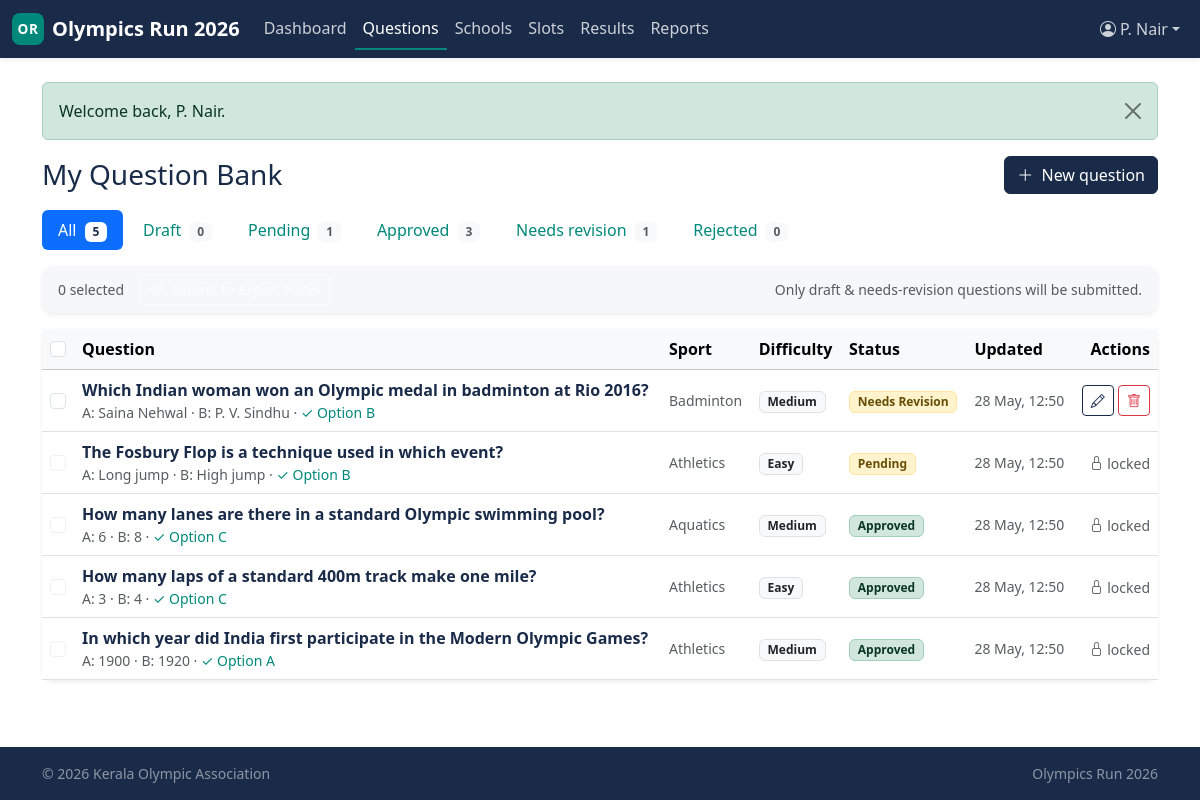
The app's page /association/questions (signed in) with its own data.
### tables this page shows
CREATE TABLE association_question_bank (
    question_id              INT UNSIGNED  NOT NULL AUTO_INCREMENT,
    association_id           INT UNSIGNED  NOT NULL,
    submitted_by_panelist_id INT UNSIGNED  NULL,
    created_by_assoc_user_id INT UNSIGNED  NULL,
    question_text            TEXT          NOT NULL,
    option_a                 VARCHAR(500)  NOT NULL,
    option_b                 VARCHAR(500)  NOT NULL,
    option_c                 VARCHAR(500)  NOT NULL,
    option_d                 VARCHAR(500)  NOT NULL,
    correct_option           ENUM('A','B','C','D') NOT NULL,
    explanation              TEXT          NULL,
    sport                    VARCHAR(100)  NULL,
    category                 VARCHAR(100)  NULL,
    difficulty               ENUM('easy','medium','hard')
                                       NOT NULL DEFAULT 'medium',
    reference_source         VARCHAR(255)  NULL,
    status                   ENUM('draft','pending','approved','rejected',
                                  'needs_revision')
                                       NOT NULL DEFAULT 'draft',
    reviewed_by_user_id      INT UNSIGNED  NULL,
    reviewed_by_panelist_id  INT UNSIGNED  NULL,
    reviewed_at              DATETIME      NULL,
    reject_reason            TEXT          NULL,
    submitted_at             DATETIME      NULL,
    promoted_to_master       TINYINT(1)    NOT NULL DEFAULT 0,
    master_question_id       INT UNSIGNED  NULL,
    created_at               DATETIME      NOT NULL DEFAULT CURRENT_TIMESTAMP,
    updated_at               DATETIME      NOT NULL DEFAULT CURRENT_TIMESTAMP
                                                ON UPDATE CURRENT_TIMESTAMP,
    PRIMARY KEY (question_id),
    KEY idx_qb_assoc (association_id),
    KEY idx_qb_panelist (submitted_by_panelist_id),
    KEY idx_qb_created_by_au (created_by_assoc_user_id),
    KEY idx_qb_reviewer_pn (reviewed_by_panelist_id),
    KEY idx_qb_status (status),
    KEY idx_qb_difficulty (difficulty),
    KEY idx_qb_sport (sport),
    KEY idx_qb_master (master_question_id),
    CONSTRAINT fk_qb_assoc
        FOREIGN KEY (association_id) REFERENCES associations(association_id)
        ON DELETE CASCADE,
    CONSTRAINT fk_qb_panelist
        FOREIGN KEY (submitted_by_panelist_id)
            REFERENCES expert_panelists(panelist_id)
        ON DELETE SET NULL,
    CONSTRAINT fk_qb_created_by_au
        FOREIGN KEY (created_by_assoc_user_id)
            REFERENCES association_users(association_user_id)
        ON DELETE SET NULL,
    CONSTRAINT fk_qb_reviewer
        FOREIGN KEY (reviewed_by_user_id)
            REFERENCES association_users(association_user_id)
        ON DELETE SET NULL,
    CONSTRAINT fk_qb_reviewer_pn
        FOREIGN KEY (reviewed_by_panelist_id)
            REFERENCES expert_panelists(panelist_id)
        ON DELETE SET NULL
     
);

### includes/helpers.php (called while the page is built, shortened)
<?php
function e(?string $value): string
{
    return htmlspecialchars((string)$value, ENT_QUOTES | ENT_SUBSTITUTE, 'UTF-8');
}
function view(string $template, array $data = []): string
{
    $__file = __DIR__ . '/../views/' . $template . '.php';
    extract($data, EXTR_SKIP);
    include $__file;
    return ob_get_clean();
}
function render(string $template, array $data = []): void
{
    $content   = view($template, $data);
    include __DIR__ . '/../views/layouts/app.php';
}
function status_badge(?string $status): string
{
    $map = [
        'active'         => 'bg-success-subtle text-success-emphasis border border-success-subtle',
        'approved'       => 'bg-success-subtle text-success-emphasis border border-success-subtle',
        'open'           => 'bg-success-subtle text-success-emphasis border border-success-subtle',
        'published'      => 'bg-success-subtle text-success-emphasis border border-success-subtle',
        'pending'        => 'bg-warning-subtle text-warning-emphasis border border-warning-subtle',
        'needs_revision' => 'bg-warning-subtle text-warning-emphasis border border-warning-subtle',
        'scheduled'      => 'bg-info-subtle text-info-emphasis border border-info-subtle',
        'draft'          => 'bg-secondary-subtle text-secondary-emphasis border border-secondary-subtle',
        'closed'         => 'bg-secondary-subtle text-secondary-emphasis border border-secondary-subtle',
        'inactive'       => 'bg-secondary-subtle text-secondary-emphasis border border-secondary-subtle',
        'suspended'      => 'bg-danger-subtle text-danger-emphasis border border-danger-subtle',
        'rejected'       => 'bg-danger-subtle text-danger-emphasis border border-danger-subtle',
        'cancelled'      => 'bg-danger-subtle text-danger-emphasis border border-danger-subtle',
        'disqualified'   => 'bg-danger-subtle text-danger-emphasis border border-danger-subtle',
    ];
    $key = strtolower((string)$status);
    return 'badge ' . ($map[$key] ?? 'bg-light text-dark border');
}
function status_label(?string $status): string
{
    return ucwords(str_replace('_', ' ', (string)$status));
}
function dt_display(?string $mysqlDatetime, string $format = 'd M Y, h:i A'): string
{
    $ts = strtotime($mysqlDatetime);
    return $ts === false ? '—' : date($format, $ts);
}

### controllers/AssociationQuestionsController.php (called while the page is built, shortened)
<?php
final class AssociationQuestionsController
{
    public function index(): void
    {
        $associationId = $this->associationId();
        $filter = $_GET['status'] ?? 'all';
        render('association/questions/index', [
            'title'     => 'My Question Bank — Association',
            'questions' => AssociationQuestion::forAssociation($associationId, $filter === 'all' ? null : $filter),
            'counts'    => AssociationQuestion::countsByStatus($associationId),
            'filter'    => $filter,
        ]);
    }
    private function associationId(): int
    {
        $id = Auth::associationId();
        return $id;
    }
}

### includes/Database.php (called while the page is built, shortened)
<?php
final class Database
{
    private static ?PDO $pdo = null;
    public static function connection(): PDO
    {
        if (self::$pdo !== null) {
            return self::$pdo;
        }
        $cfg = $GLOBALS['APP_CONFIG']['db'];
        $dsn = sprintf(
            'mysql:host=%s;port=%d;dbname=%s;charset=%s',
            $cfg['host'],
            $cfg['port'],
            $cfg['name'],
            $cfg['charset']
        );
        self::$pdo = new PDO($dsn, $cfg['user'], $cfg['pass'], [
            PDO::ATTR_ERRMODE            => PDO::ERRMODE_EXCEPTION,
            PDO::ATTR_DEFAULT_FETCH_MODE => PDO::FETCH_ASSOC,
            PDO::ATTR_EMULATE_PREPARES   => false,
            PDO::MYSQL_ATTR_INIT_COMMAND => "SET NAMES utf8mb4 COLLATE utf8mb4_unicode_ci",
        ]);
        return self::$pdo;
    }
    public static function query(string $sql, array $params = []): PDOStatement
    {
        $stmt = self::connection()->prepare($sql);
        $stmt->execute($params);
        return $stmt;
    }
    public static function fetchAll(string $sql, array $params = []): array
    {
        return self::query($sql, $params)->fetchAll();
    }
}

### models/AssociationQuestion.php (called while the page is built, shortened)
<?php
final class AssociationQuestion
{
    public static function isEditable(string $status): bool
    {
        return in_array($status, ['draft', 'needs_revision'], true);
    }
    public static function forAssociation(int $associationId, ?string $status = null): array
    {
        $sql = 'SELECT * FROM association_question_bank WHERE association_id = ?';
        $params = [$associationId];
        $sql .= ' ORDER BY updated_at DESC, question_id DESC';
        return Database::fetchAll($sql, $params);
    }
}

### views/association/questions/index.php (the view, shortened to what this page needs)
<?php
$filters = [
    'all'            => 'All',
    'draft'          => 'Draft',
    'pending'        => 'Pending',
    'approved'       => 'Approved',
    'needs_revision' => 'Needs revision',
    'rejected'       => 'Rejected',
];
?>
<div class="d-md-flex justify-content-between align-items-center mb-3">
    <h1 class="h3 text-navy mb-2 mb-md-0">My Question Bank</h1>
    <a href="/association/questions/new" class="btn btn-primary">
        <i class="bi bi-plus-lg me-1"></i> New question
    </a>
</div>
<ul class="nav nav-pills flex-wrap mb-3 gap-1">
    <?php foreach ($filters as $key => $label):
        $count = $key === 'all' ? ($counts['total'] ?? 0) : ($counts[$key] ?? 0);
        $active = $filter === $key; ?>
        <li class="nav-item">
            <a class="nav-link <?= $active ? 'active' : '' ?>"
               href="/association/questions?status=<?= e($key) ?>">
                <?= e($label) ?>
                <span class="badge <?= $active ? 'bg-white text-navy' : 'bg-light text-muted' ?> ms-1">
                    <?= (int)$count ?>
                </span>
            </a>
        </li>
    <?php endforeach; ?>
</ul>
<form method="post" action="/association/questions/submit" id="bulkForm">
    <div class="card panel border-0 shadow-sm mb-3" id="bulkBar">
        <div class="card-body py-2 d-flex flex-wrap align-items-center gap-2">
            <span class="text-muted small me-2">
                <span id="bulkCount">0</span> selected
            </span>
            <button type="submit" class="btn btn-accent btn-sm text-white" id="bulkSubmitBtn" disabled>
                <i class="bi bi-send me-1"></i> Submit to Expert Panel
            </button>
            <span class="small text-muted ms-auto d-none d-md-inline">
                Only draft &amp; needs-revision questions will be submitted.
            </span>
        </div>
    </div>
    <div class="card panel border-0 shadow-sm">
        <div class="table-responsive">
            <table class="table align-middle mb-0">
                <thead class="table-light">
                    <tr>
                        <th style="width:32px">
                            <input type="checkbox" class="form-check-input" id="selectAll" aria-label="Select all">
                        </th>
                        <th>Question</th>
                        <th class="d-none d-md-table-cell">Sport</th>
                        <th class="d-none d-lg-table-cell">Difficulty</th>
                        <th>Status</th>
                        <th class="d-none d-lg-table-cell">Updated</th>
                        <th class="text-end">Actions</th>
                    </tr>
                </thead>
                <tbody>
                    <?php if (empty($questions)): ?>
                        <tr><td colspan="7" class="text-center text-muted py-4">
                            No questions yet. <a href="/association/questions/new" class="link-accent">Create your first one</a>.
                        </td></tr>
                    <?php else: foreach ($questions as $q):
                        $editable = AssociationQuestion::isEditable($q['status']); ?>
                        <tr>
                            <td>
                                <input type="checkbox" name="question_ids[]" value="<?= (int)$q['question_id'] ?>"
                                       class="form-check-input row-check"
                                       <?= $editable ? '' : 'disabled aria-label="locked"' ?>>
                            </td>
                            <td>
                                <div class="fw-semibold text-navy">
                                    <?= e(mb_strimwidth($q['question_text'], 0, 140, '…')) ?>
                                </div>
                                <div class="small text-muted">
                                    A: <?= e(mb_strimwidth($q['option_a'], 0, 40, '…')) ?> ·
                                    B: <?= e(mb_strimwidth($q['option_b'], 0, 40, '…')) ?> ·
                                    <span class="text-accent">✓ Option <?= e($q['correct_option']) ?></span>
                                </div>
                            </td>
                            <td class="d-none d-md-table-cell small text-muted"><?= e($q['sport'] ?? '—') ?></td>
                            <td class="d-none d-lg-table-cell">
                                <span class="badge bg-light text-dark border"><?= e(status_label($q['difficulty'])) ?></span>
                            </td>
                            <td>
                                <span class="<?= status_badge($q['status']) ?>"><?= e(status_label($q['status'])) ?></span>
                            </td>
                            <td class="d-none d-lg-table-cell small text-muted">
                                <?= e(dt_display($q['updated_at'], 'd M, H:i')) ?>
                            </td>
                            <td class="text-end text-nowrap">
                                <?php if ($editable): ?>
                                    <a href="/association/questions/<?= (int)$q['question_id'] ?>/edit"
                                       class="btn btn-sm btn-outline-navy" title="Edit">
                                        <i class="bi bi-pencil"></i>
                                    </a>
                                    <button type="submit" formaction="/association/questions/<?= (int)$q['question_id'] ?>/delete"
                                            formmethod="post"
                                            class="btn btn-sm btn-outline-danger"
                                            onclick="return confirm('Delete this question?');"
                                            title="Delete">
                                        <i class="bi bi-trash"></i>
                                    </button>
                                <?php else: ?>
                                    <span class="text-muted small"><i class="bi bi-lock"></i> locked</span>
                                <?php endif; ?>
                            </td>
                        </tr>
                    <?php endforeach; endif; ?>
                </tbody>
            </table>
        </div>
    </div>
</form>

### public/index.php (shortened to what this page needs)
<?php
$reqPath = strtok($_SERVER['REQUEST_URI'] ?? '/', '?') ?: '/';
$reqPath = rtrim($reqPath, '/') ?: '/';
$method  = $_SERVER['REQUEST_METHOD'] ?? 'GET';
foreach ($routes as $pattern => $handler) {
    [$rMethod, $rPath] = explode(' ', $pattern, 2);
    if ($rMethod !== $method) continue;
    if (!str_contains($rPath, '{')) {
        if ($rPath !== $reqPath) continue;
        $params = [];
    } else {
        $regex = '#^' . preg_replace('#\{(\w+)\}#', '(?<$1>[^/]+)', $rPath) . '$#';
        if (!preg_match($regex, $reqPath, $m)) continue;
        $params = array_values(array_filter(
            $m,
            static fn($k) => is_string($k),
            ARRAY_FILTER_USE_KEY
        ));
    }
    if (is_array($handler)) {
        [$class, $methodName] = $handler;
        (new $class)->$methodName(...$params);
    } else {
        $handler(...$params);
    }
    return;
}

### public/css/app.css (style rules this page uses)
:root { --or-navy: #1A2B49; --or-navy-700: #14223A; --or-navy-300: #4A5A75; --or-teal: #00897B; --or-teal-700: #006B61; --or-teal-300: #4DB6A6; --or-panel: #F5F7FA; --or-panel-dark: #E6EAF1; --or-bg: #FFFFFF; --or-text: #1F2937; --or-muted: #6B7280; }
:root, [data-bs-theme="light"] { --bs-primary: var(--or-navy); --bs-primary-rgb: 26, 43, 73; --bs-link-color: var(--or-teal); --bs-link-color-rgb: 0, 137, 123; --bs-link-hover-color: var(--or-teal-700); --bs-body-bg: var(--or-bg); --bs-body-color: var(--or-text); }
body.bg-app { background-color: var(--or-bg); color: var(--or-text); }
.text-navy { color: var(--or-navy) !important; }
.text-accent { color: var(--or-teal) !important; }
.card.panel { background-color: var(--or-panel); border-radius: 0.75rem; }
.btn-primary { --bs-btn-bg: var(--or-navy); --bs-btn-border-color: var(--or-navy); --bs-btn-hover-bg: var(--or-navy-700); --bs-btn-hover-border-color: var(--or-navy-700); --bs-btn-active-bg: var(--or-navy-700); --bs-btn-active-border-color: var(--or-navy-700); --bs-btn-disabled-bg: var(--or-navy-300); --bs-btn-disabled-border-color: var(--or-navy-300); }
.btn-accent { --bs-btn-color: #fff; --bs-btn-bg: var(--or-teal); --bs-btn-border-color: var(--or-teal); --bs-btn-hover-color: #fff; --bs-btn-hover-bg: var(--or-teal-700); --bs-btn-hover-border-color: var(--or-teal-700); --bs-btn-active-color: #fff; --bs-btn-active-bg: var(--or-teal-700); --bs-btn-active-border-color: var(--or-teal-700); }
.btn-outline-navy { --bs-btn-color: var(--or-navy); --bs-btn-border-color: var(--or-navy); --bs-btn-hover-color: #fff; --bs-btn-hover-bg: var(--or-navy); --bs-btn-hover-border-color: var(--or-navy); }

### records on screen
association_question_bank: question_id "5", promoted_to_master "0", question_text "Which Indian woman won an Olympic medal in badminton at Rio 2016?", option_a "Saina Nehwal", option_b "P. V. Sindhu", correct_option "B", sport "Badminton", difficulty "Medium", status "Needs Revision", updated_at "28 May, 12:50"
association_question_bank: question_text "The Fosbury Flop is a technique used in which event?", option_a "Long jump", option_b "High jump", correct_option "B", sport "Athletics", difficulty "Easy", status "Pending", updated_at "28 May, 12:50", shows "locked"
association_question_bank: question_text "How many lanes are there in a standard Olympic swimming pool?", option_a "6", option_b "8", correct_option "C", sport "Aquatics", difficulty "Medium", status "Approved", updated_at "28 May, 12:50", shows "locked"
association_question_bank: question_text "How many laps of a standard 400m track make one mile?", option_a "3", option_b "4", correct_option "C", sport "Athletics", difficulty "Easy", status "Approved", updated_at "28 May, 12:50", shows "locked"
association_question_bank: question_text "In which year did India first participate in the Modern Olympic Games?", option_a "1900", option_b "1920", correct_option "A", sport "Athletics", difficulty "Medium", status "Approved", updated_at "28 May, 12:50", shows "locked"

### other values on screen
$item['label'] "Dashboard"
$item['label'] "Questions"
$item['label'] "Schools"
$item['label'] "Slots"
$item['label'] "Results"
$item['label'] "Reports"
$msg "Welcome back, P. Nair."
$label "All"
$label "Draft"
$label "Pending"
$count "1"
$label "Approved"
$count "3"
$label "Needs revision"
$label "Rejected"
